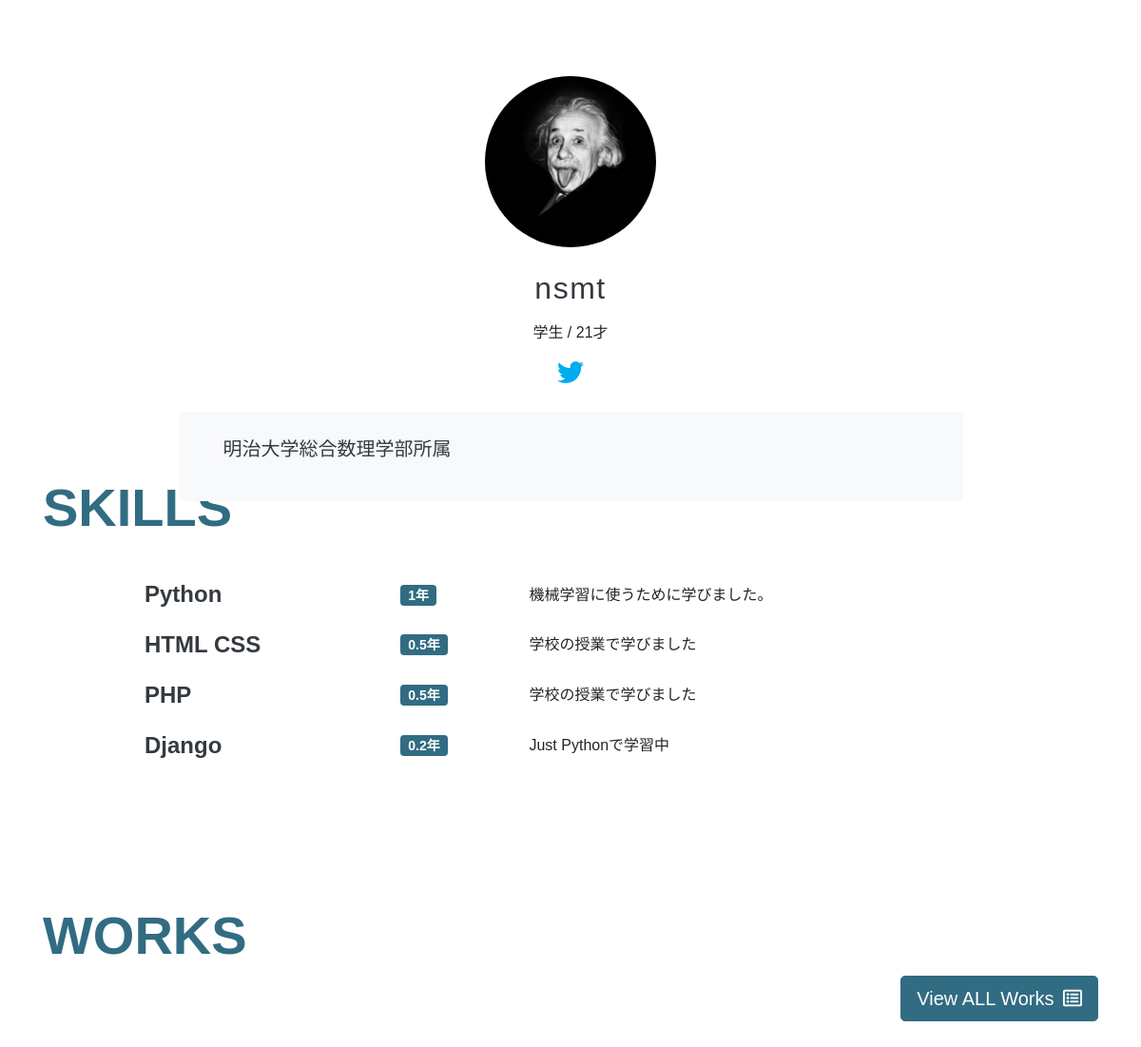
The page / on the database its author committed.
### portfolio/models.py (models this page shows, shortened)
class Profile(models.Model):
    name=models.CharField('名前',max_length=100)
    image=models.ImageField('イメージ',upload_to='profile')
    career=models.CharField('職業',max_length=55,null=True,blank=True)
    org=models.CharField('所属組織' ,max_length=55,null=True,blank=True)
    age=models.CharField('年齢' ,max_length=55,null=True,blank=True)
    twitter=models.URLField('TwitterのURL',null=True,blank=True)
    facebook=models.URLField('facebookのURL',null=True,blank=True)
    instagram=models.URLField('instagramのURL',null=True,blank=True)
    introduction=models.TextField('自己紹介文')
    class Meta:
        verbose_name_plural='プロフィール'

class Skills(models.Model):
    name=models.CharField('名前',max_length=100)
    years=models.FloatField('経験年数',default=0)
    description=models.ForeignKey(Description,on_delete=models.SET_NULL,null=True,verbose_name='説明文')
    def years_rounded(self):
        years=self.years
        if years.is_integer():
            years=int(years)
        return years
    class Meta:
        verbose_name_plural='スキル'

class Description(models.Model):
    text=models.CharField('本文',max_length=255)
    class Meta:
        verbose_name_plural='スキルの概要文'

### portfolio/views.py (the view)
# urls.py: path('', views.index, name='index'),
def index(request):
    profile=Profile.objects.all().last()
    skills=Skills.objects.all()
    works=Work.objects.all().order_by('-published')[:3]
    context={
        'profile':profile,
        'skills':skills,
        'works':works,
    }
    return render(request,"index.html",context)

### templates/index.html (shortened to what this page needs)
{% extends 'base.html' %}
{% load static %}
{% block main %}
<header class="header" id="header">
    <div class="container">
        <div class="text-center">
            <div class="mb-4">
                <img src="{{profile.image.url }}" height="180" width="180" class="rounded-circle img-center-cover"  alt="">
            </div>
            <div>
                <h2 class="text-dark header-title mb-3">{{ profile.name }}</h2>
                <div class="mb-3">
                    {% if profile.career %}
                    <span>{{ profile.career }} </span>
                    {% endif %}
                    {% if profile.org %}
                    {% if profile.age %}
                    <span>/</span>
                    {% endif %}
                    {% endif %}
                    {% if profile.age %}
                    <span>{{ profile.age}}才</span>
                    {% endif %}
                </div>
                <div class="mb-4">
                    {% if profile.twitter %}<a href="{{ profile.twitter }}" target="_blank"><i class="fab fa-twitter sns-icon text-twitter"></i></a>{% endif %}
                </div>
                <div class="row">
                    <div class="col-md-9 mx-auto">
                        <div class="jumbotron bg-light py-4">
                            <div class="container text-left">
                                <p class="lead text-dark">{{ profile.introduction|safe|linebreaksbr }}</p>
                            </div>
                        </div>
                    </div>
                </div>
            </div>
        </div>
    </div>
</header>
<section class="mb-100">
    <div class="container">
        <div>
            <h3 class="display-4 font-weight-bold text-primary">SKILLS</h3>
            <div class="row">
                <div class="col-md-10 mx-auto py-4">
                    <table class="table table-borderless">
                        {% for skill in skills %}
                        <tr>
                            <td class="align-middle h4 font-weight-bold text-dark">{{ skill.name }}</td>
                            <td class="align-middle"><span class="badge badge-primary py-1 px-2 font-14">{{ skill.years_rounded }}年</span></td>
                            <td class="align-middle">{{ skill.description.text }}</td>
                        </tr>
                    {% endfor %}
                    </table>
                </div>
            </div>
        </div>
    </div>
</section>
<section class="mb-5">
    <div class="container">
        <div>
            <h3 class="display-4 font-weight-bold text-primary">WORKS</h3>
            <div class="text-right">
                <a href="{% url 'portfolio:works' %}" class="btn btn-lg btn-primary">View ALL Works  <i class="far fa-list-alt pl-1"></i></a>
            </div>
        </div>
    </div>
</section>
{% endblock %}

### templates/base.html (shortened to what this page needs)
{% load static %}
<!DOCTYPE html>
<html lang="ja">
<head>
    <link rel="stylesheet" href="{% static 'assets/css/bootstrap.css' %}">
    <link rel="stylesheet" href="{% static 'assets/css/all.css' %}">
    <link rel="stylesheet" href="{% static 'assets/css/portfolio.css' %}">
</head>
<body>
    {% block main %}{% endblock %}
</body>
</html>

### static/assets/css/all.css (style rules this page uses)
.fa, .fas, .far, .fal, .fad, .fab { -moz-osx-font-smoothing: grayscale; -webkit-font-smoothing: antialiased; display: inline-block; font-style: normal; font-variant: normal; text-rendering: auto; line-height: 1; }
.fa-list-alt:before { content: "\f022"; }
.fa-twitter:before { content: "\f099"; }
.fab { font-family: 'Font Awesome 5 Brands'; font-weight: 400; }
.far { font-family: 'Font Awesome 5 Free'; font-weight: 400; }

### static/assets/css/portfolio.css (style rules this page uses)
.img-center-cover { object-fit: cover; object-position: center; }
.header { padding: 80px 8px; }
#header { background-image: "img/sunset.jpg"; background-position: left top; background-repeat: no-repeat; height:500px; }
.header-title { letter-spacing: 1.5px; }
.sns-icon { font-size: 28px; padding: 0 8px; }
.text-twitter { color:#00acee; }
.font-14 { font-size:14px; }
.mb-100 { margin-bottom: 100px; }

### rows shown on the page
Profile: image (picture), name "nsmt", career "学生", age "21", introduction "明治大学総合数理学部所属"
Skills: name "Python", years_rounded "1", description.text "機械学習に使うために学びました。"
Skills: name "HTML CSS", years_rounded "0.5", description.text "学校の授業で学びました"
Skills: name "PHP", years_rounded "0.5", description.text "学校の授業で学びました"
Skills: name "Django", years_rounded "0.2", description.text "Just Pythonで学習中"
